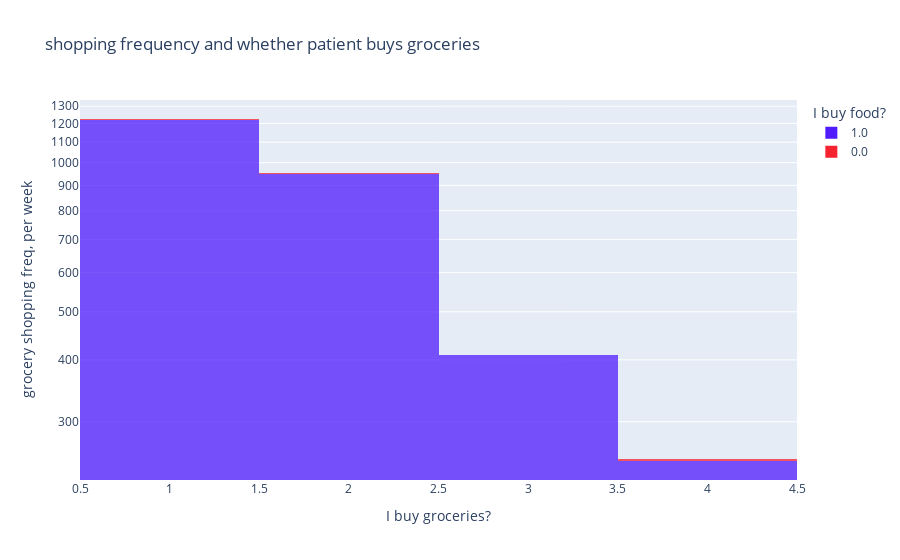

The cell this chart's notebook holds for it:
### Code cell
shop_fig = px.histogram(df, color='I buy food?', x='shopping freq', \
    title='shopping frequency and whether patient buys groceries', color_discrete_sequence=[blue, red],
    opacity=0.75, log_y=True)
shop_fig.update_layout(xaxis_title='I buy groceries?', \
    yaxis_title='grocery shopping freq, per week')
shop_fig

### Figure 1 — Plotly figure (JSON) as saved in the notebook; plotly's stock layout.template omitted (floating-point values rounded to 4 significant figures; data arrays with more than 128 entries replaced by an {"elided": "..."} marker saying what was removed)
{"data": [{"alignmentgroup": "True", "bingroup": "x", "hovertemplate": "I buy food?=1.0<br>shopping freq=%{x}<br>count=%{y}<extra></extra>", "legendgroup": "1.0", "marker": {"color": "#511CFB", "opacity": 0.75, "pattern": {"shape": ""}}, "name": "1.0", "offsetgroup": "1.0", "orientation": "v", "showlegend": true, "type": "histogram", "x": {"elided": "2838 int values"}, "xaxis": "x", "yaxis": "y"}, {"alignmentgroup": "True", "bingroup": "x", "hovertemplate": "I buy food?=0.0<br>shopping freq=%{x}<br>count=%{y}<extra></extra>", "legendgroup": "0.0", "marker": {"color": "#F6222E", "opacity": 0.75, "pattern": {"shape": ""}}, "name": "0.0", "offsetgroup": "0.0", "orientation": "v", "showlegend": true, "type": "histogram", "x": [1, 1, null, 4, 1, null, 4, 1, 1, 1, null, 1, null, 2, null], "xaxis": "x", "yaxis": "y"}], "layout": {"barmode": "relative", "legend": {"title": {"text": "I buy food?"}, "tracegroupgap": 0}, "title": {"text": "shopping frequency and whether patient buys groceries"}, "xaxis": {"anchor": "y", "domain": [0, 1], "title": {"text": "I buy groceries?"}}, "yaxis": {"anchor": "x", "domain": [0, 1], "title": {"text": "grocery shopping freq, per week"}, "type": "log"}}}
